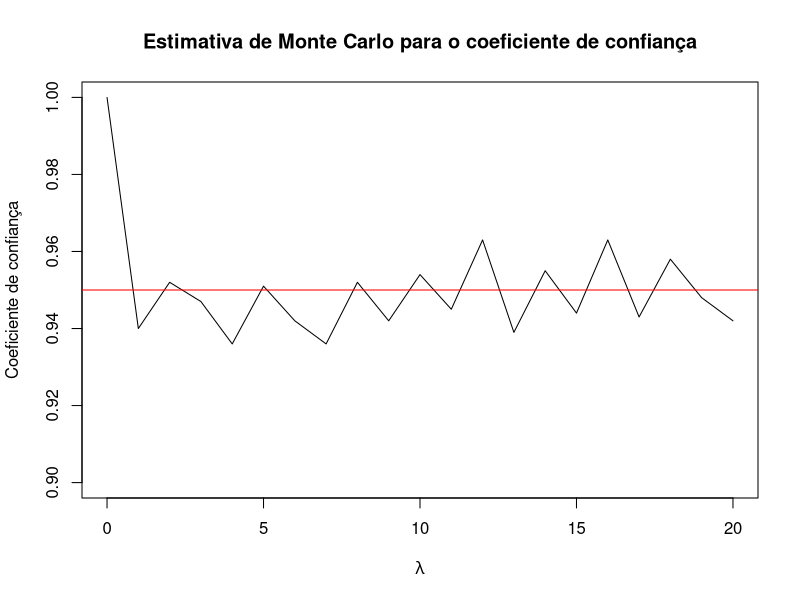
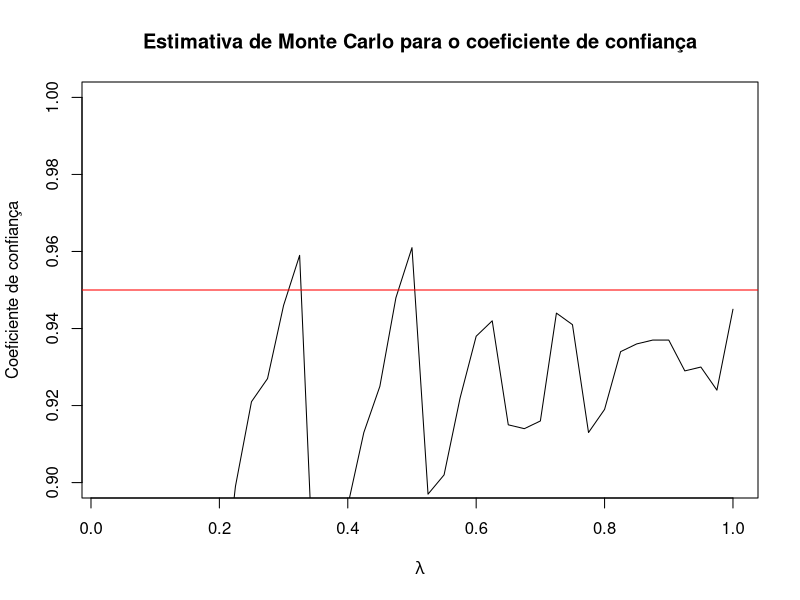
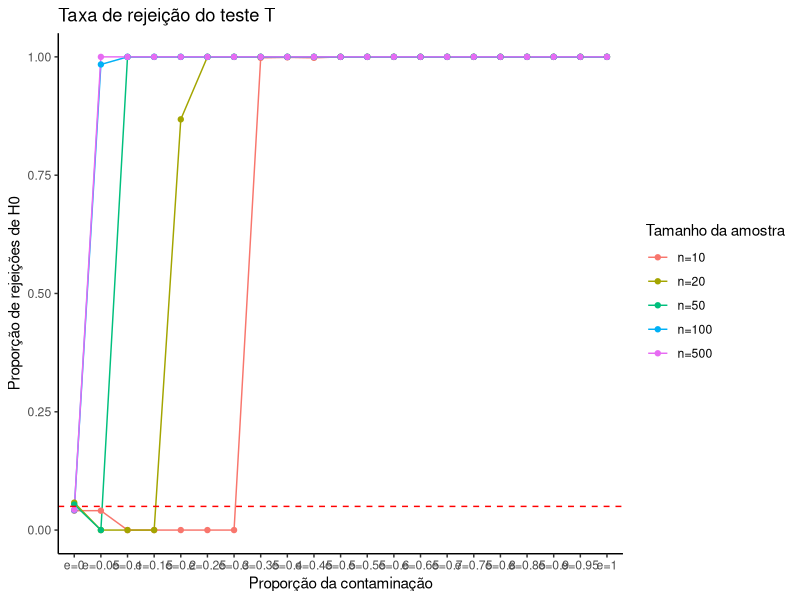

Write R code to recreate these figures, in order.
## ---- chunk 1
library(tidyverse)
library(reshape2)
## ---- chunk 2
N = 1000
alpha = .05
n = 10
p = 2.262157
lambda = seq(0,20,by=1)
nlambda = length(lambda)
cobertura <- numeric(nlambda)

for (i in 1:nlambda){
  Lambda = lambda[i]
  capturado = 0
  for (j in 1:N){
    x = rpois(n,Lambda)
    xbar = mean(x)
    sigma2 = (1/(n-1)) * sum((x-xbar)^2)
    ici = xbar - (p * sqrt(sigma2/n))
    ics = xbar + (p * sqrt(sigma2/n))
    if (Lambda >= ici & Lambda <= ics){
      capturado = capturado + 1}
    }
  cobertura[i] = capturado/N
}

plot(lambda, cobertura, type = "l", ylim = c(0.9, 1), 
     xlab = expression(lambda), ylab = "Coeficiente de confiança",
     main = "Estimativa de Monte Carlo para o coeficiente de confiança")
abline(h = 1 - alpha, col = "red")

## ---- chunk 3
lambda = seq(0.025,1,by=0.025)
nlambda = length(lambda)
cobertura <- numeric(nlambda)

for (i in 1:nlambda){
  Lambda = lambda[i]
  capturado = 0
  for (j in 1:N){
    x = rpois(n,Lambda)
    xbar = mean(x)
    sigma2 = (1/(n-1)) * sum((x-xbar)^2)
    ici = xbar - (p * sqrt(sigma2/n))
    ics = xbar + (p * sqrt(sigma2/n))
    if (Lambda >= ici & Lambda <= ics){
      capturado = capturado + 1}
    }
  cobertura[i] = capturado/N
}

plot(lambda, cobertura, type = "l", ylim = c(0.9, 1), 
     xlab = expression(lambda), ylab = "Coeficiente de confiança",
     main = "Estimativa de Monte Carlo para o coeficiente de confiança")
abline(h = 1 - alpha, col = "red")

## ---- chunk 4
alpha = 0.05
N = 1000
m = c(10, 20, 50, 100, 500)
epsilon = seq(0, 1, by = 0.05)

rejeicao = matrix(0, nrow = length(m), ncol = length(epsilon))
rownames(rejeicao) = paste0("n=", m)
colnames(rejeicao) = paste0("e=", epsilon)

for (i in 1:length(m)) {
  n = m[i]
  for (j in 1:length(epsilon)) {
    eps = epsilon[j]
    rejeicoes = 0
    for (k in 1:N) {
      x = rnorm(n, mean = 0, sd = 1)
      n_contaminados = round(eps * n)
      y = c(rnorm(n_contaminados, mean = 50, sd = 1),rnorm(n - n_contaminados, mean = 0, sd = 1))
      teste = t.test(x, y)
      if (teste$p.value < alpha) {
        rejeicoes = rejeicoes + 1
      }
    }
    rejeicao[i, j] = rejeicoes / N
  }
}
## ---- chunk 5
knitr::kable(rejeicao)
## ---- chunk 6
df = melt(rejeicao)
colnames(df) = c("n","e","rejeicao")

ggplot(df, aes(x = e, y = rejeicao, color = factor(n), group = factor(n))) +
  geom_line() +
  geom_point() +
  geom_hline(yintercept = alpha, linetype = "dashed", color = "red") +
  labs(
    title = "Taxa de rejeição do teste T",
    x = "Proporção da contaminação",
    y = "Proporção de rejeições de H0",
    color = "Tamanho da amostra"
  ) +
  theme_classic()

